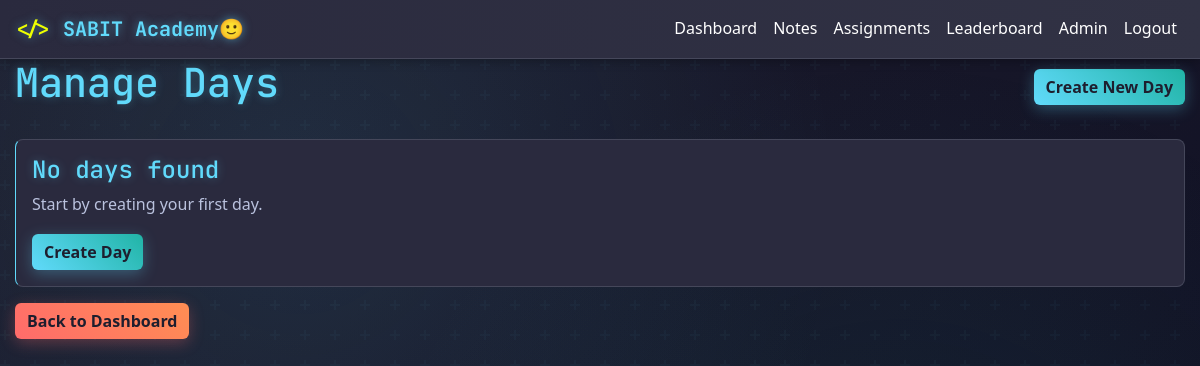
The page /admin/days (signed in) on the database as committed earlier.
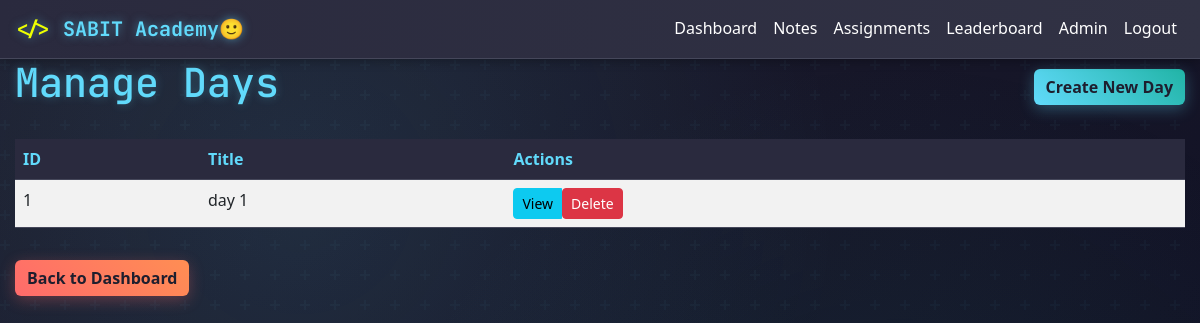
The same page on the database as committed later.
### app/models.py (models this page shows)
class Day(db.Model):
    id = db.Column(db.Integer, primary_key=True)
    title = db.Column(db.String(140))
    lessons = db.relationship('Lesson', backref='day', lazy='dynamic')
    programs = db.relationship('Program', backref='day', lazy='dynamic')

### app/admin/routes.py (the view)
@bp.route('/days')
@login_required
@admin_required
def list_days():
    days = Day.query.all()
    return render_template('admin/list_days.html', days=days)

### app/admin/routes.py (called while the page is built)
def admin_required(f):
    @wraps(f)
    def decorated_function(*args, **kwargs):
        if not current_user.is_authenticated or current_user.role not in ['admin', 'teacher']:
            abort(403)
        return f(*args, **kwargs)
    return decorated_function

### app/models.py (called while the page is built)
@login.user_loader
def load_user(id):
    return User.query.get(int(id))

### app/templates/admin/list_days.html (shortened to what this page needs)
{% extends "base.html" %}
{% block content %}
    <div class="d-flex justify-content-between align-items-center mb-4">
        <h1>Manage Days</h1>
        <a href="{{ url_for('admin.create_day') }}" class="btn btn-primary">Create New Day</a>
    </div>
    {% if days %}
        <div class="table-responsive">
            <table class="table table-striped">
                <thead>
                    <tr>
                        <th>ID</th>
                        <th>Title</th>
                        <th>Actions</th>
                    </tr>
                </thead>
                <tbody>
                    {% for day in days %}
                    <tr>
                        <td>{{ day.id }}</td>
                        <td>{{ day.title }}</td>
                        <td>
                            <div class="btn-group" role="group">
                                <a href="{{ url_for('student.view_day', day_id=day.id) }}" class="btn btn-sm btn-info" target="_blank">View</a>
                                <form method="POST" action="{{ url_for('admin.delete_day', id=day.id) }}" style="display: inline;" onsubmit="return confirm('Are you sure you want to delete "{{ day.title }}"? This will also delete all lessons, programs, and notes associated with this day. This action cannot be undone!')">
                                    <button type="submit" class="btn btn-sm btn-danger">Delete</button>
                                </form>
                            </div>
                        </td>
                    </tr>
                    {% endfor %}
                </tbody>
            </table>
        </div>
    {% else %}
        <div class="alert alert-info">
            <h4>No days found</h4>
            <p>Start by creating your first day.</p>
            <a href="{{ url_for('admin.create_day') }}" class="btn btn-primary">Create Day</a>
        </div>
    {% endif %}
    <div class="mt-3">
        <a href="{{ url_for('admin.dashboard') }}" class="btn btn-secondary">Back to Dashboard</a>
    </div>
{% endblock %}

Rows that differ between the two databases and show on the page:
added Day: id "1", title "day 1"
Other text that changed with them:
text no longer shown: "No days found Start by creating your first day. Create Day"
text now shown: "ID Title Actions"
